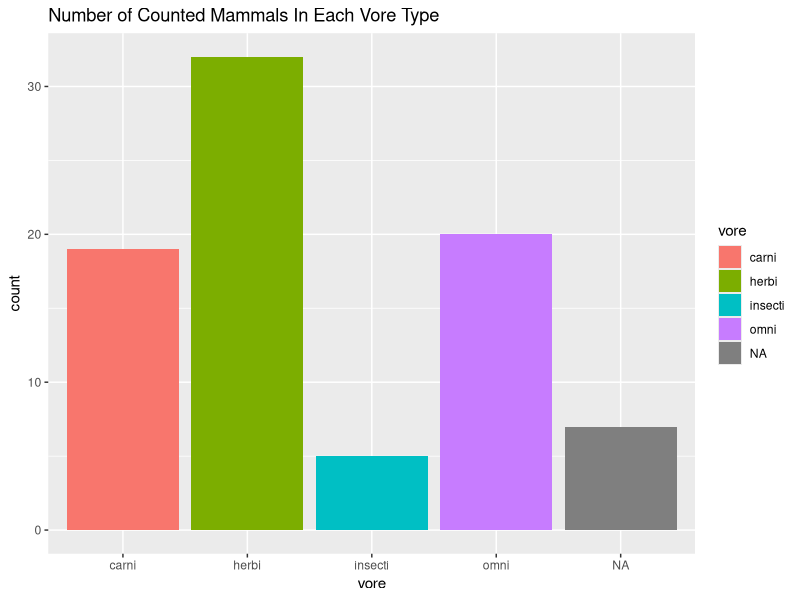
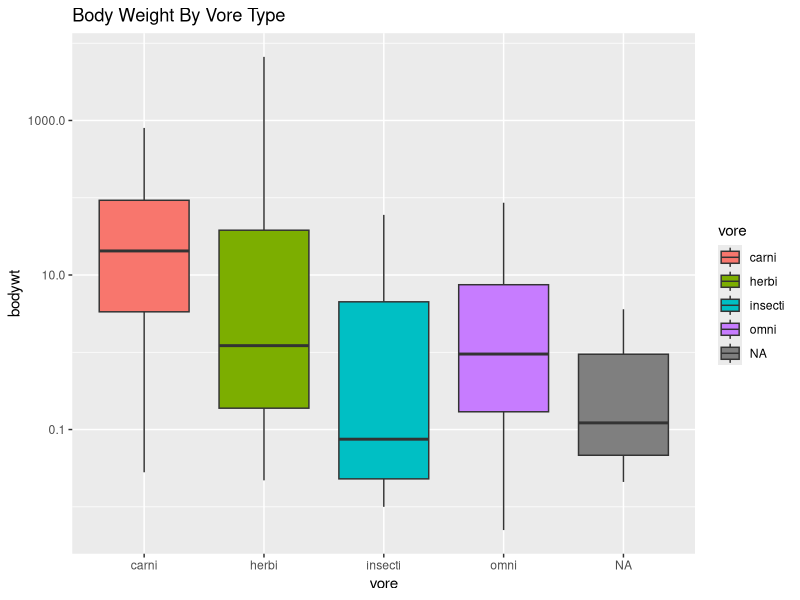
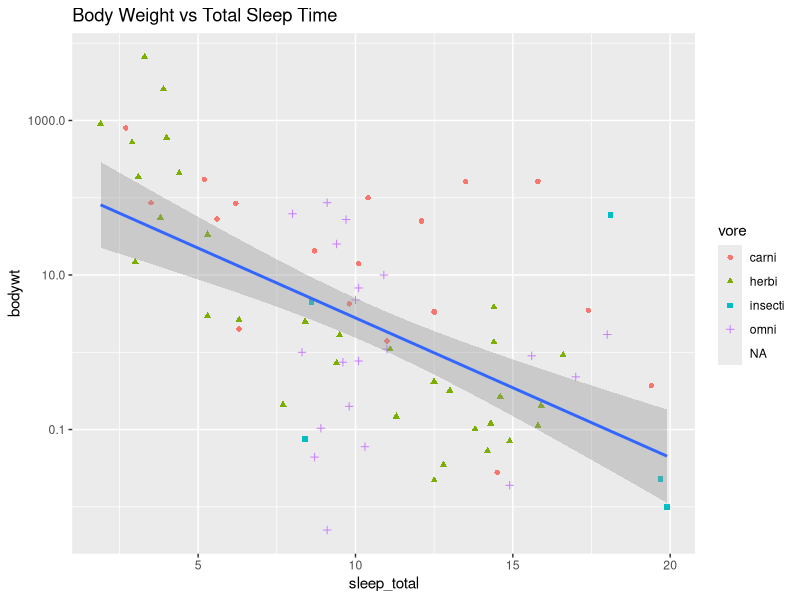
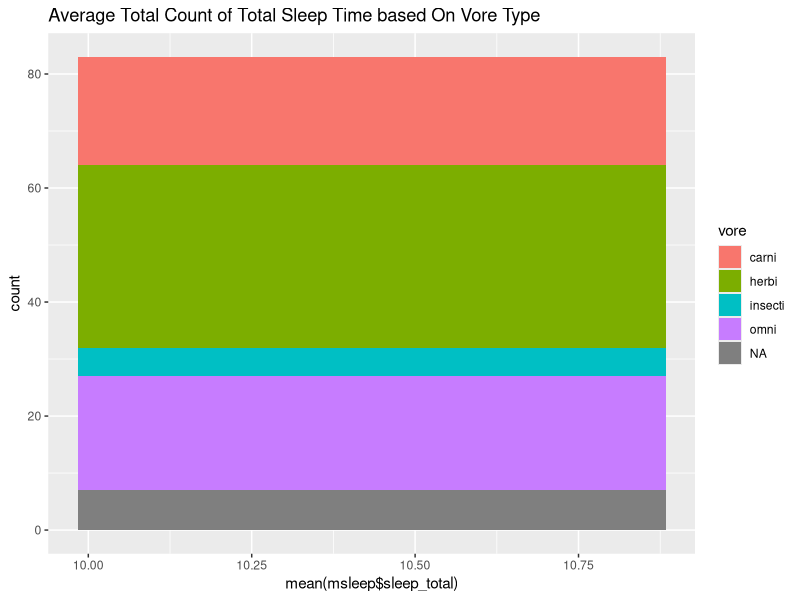
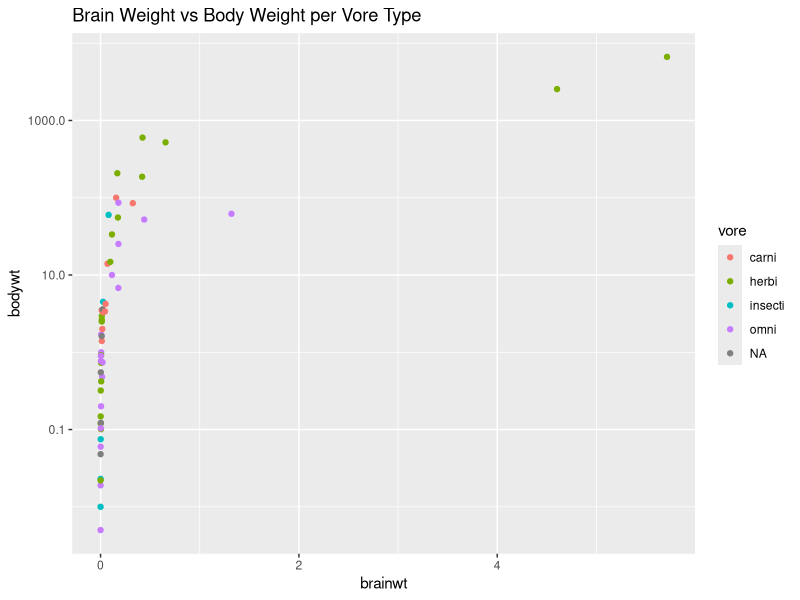
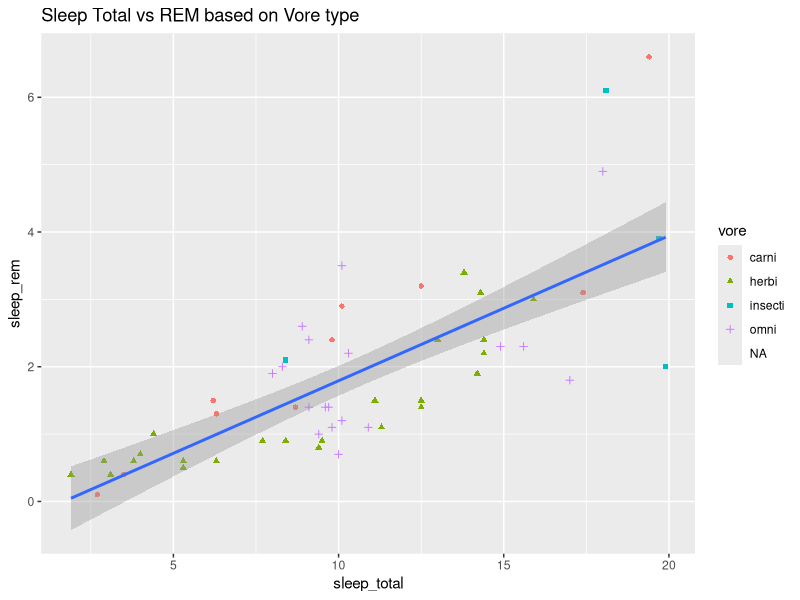

The R source for these figures, in order:
## ---- chunk 1
library("tidyverse")
options(scipen = 999) #disable scientific notation
## ---- chunk 2
glimpse(msleep)
## ---- chunk 3
names(msleep)
## ---- chunk 4
ggplot(data = msleep,
       mapping = aes(x=vore))+
  geom_bar(mapping = aes(fill = vore), position = "dodge")+
  labs(title = "Number of Counted Mammals In Each Vore Type")
## ---- chunk 5
names(msleep)
mean(msleep$sleep_total)
## ---- chunk 6
summary(msleep)
## ---- chunk 7
names(msleep)
ggplot(data = msleep,
       mapping = aes(x=vore, y=bodywt))+
  geom_boxplot(mapping = aes(fill = vore))+
  scale_y_log10()+
  labs(title = "Body Weight By Vore Type")
## ---- chunk 8
names(msleep)
ggplot(data = msleep, 
       mapping = 
         aes(x=sleep_total, y=bodywt))+
  geom_point(mapping = aes(colour = vore,shape = vore))+
  geom_smooth(method = lm, se=T)+
   scale_y_log10()+
  labs(title = "Body Weight vs Total Sleep Time")
## ---- chunk 9
names(msleep)
ggplot(data = msleep,
       mapping = aes(x=mean(msleep$sleep_total)))+
  geom_bar(mapping = aes(fill = vore))+
  labs(title = "Average Total Count of Total Sleep Time based On Vore Type")
## ---- chunk 10
ggplot(data = msleep,
       mapping = aes(x=brainwt,y=bodywt))+
  geom_point(mapping = aes(colour = vore))+
  scale_y_log10()+
  labs(title = "Brain Weight vs Body Weight per Vore Type")
## ---- chunk 11
names(msleep)
ggplot(data = msleep,
       mapping = aes(x=sleep_total, y=sleep_rem))+
  geom_point(mapping = aes(colour = vore, shape = vore))+
  geom_smooth(method = lm, se=T)+
  labs(title = "Sleep Total vs REM based on Vore type")
